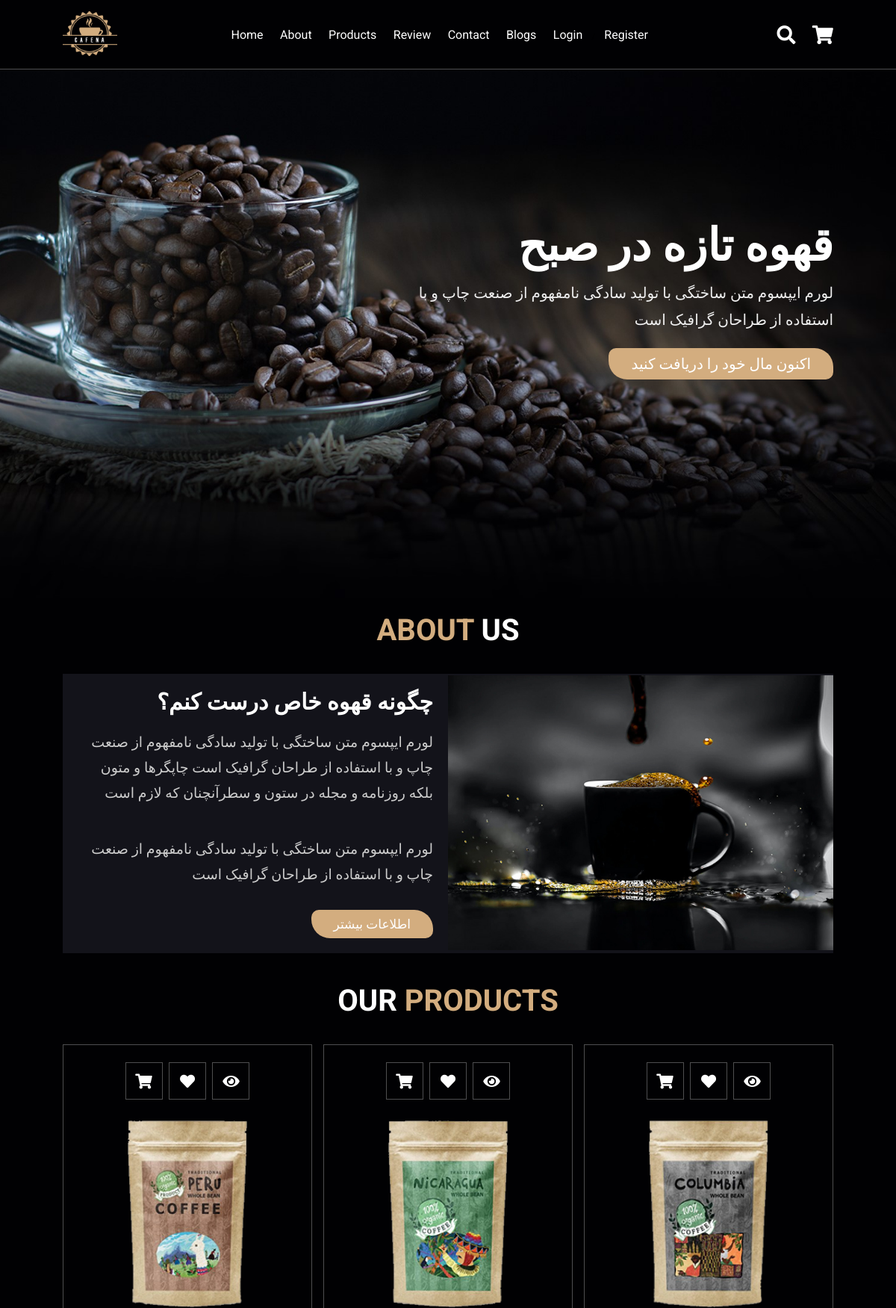
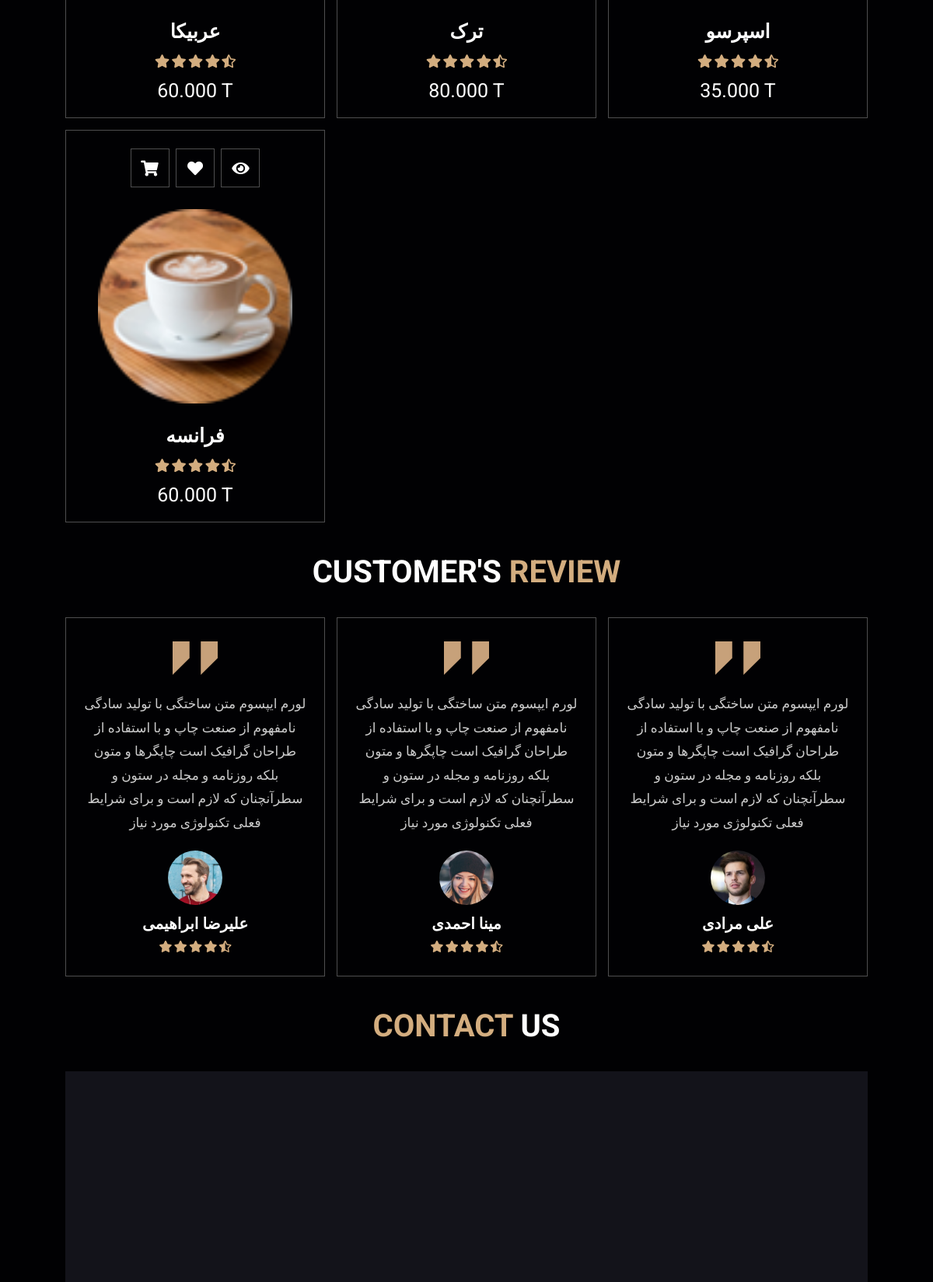
The page / (upper part) on the database its author committed (2 pictures, top to bottom).
### main/models.py (models this page shows, shortened)
class Product(models.Model):
    title = models.CharField(max_length=150)
    price = models.DecimalField(max_digits=10, decimal_places=3)
    image = models.ImageField(upload_to="images/")

### main/views.py (the view)
# urls.py: path('', include('main.urls')),
def main(request):
    if request.user.is_authenticated:
        customer = request.user
        order, created = Order.objects.get_or_create(
            customer=customer, complete=False)
        items = order.orderitem_set.all()
        cartItem = order.get_cart_items
    else:
        items = []
        order = {'get_cart_total': 0, 'get_cart_items': 0}
        cartItem = order['get_cart_items']
    products = Product.objects.all()
    return render(request, "main/index.html", {"products": products, 'cartItem': cartItem})

### main/templates/main/index.html (shortened to what this page needs)
{% load static %}
<!DOCTYPE html>
<html lang="en">
<head>
    <link rel="stylesheet" href="https://cdnjs.cloudflare.com/ajax/libs/font-awesome/5.15.4/css/all.min.css">
    <link rel="stylesheet" href="{% static 'styles/style.css' %}">
</head>
<body>
    {% include 'main/nav.html' %}
    <section class="home" id="home">
        <div class="content">
            <h3>قهوه تازه در صبح</h3>
            <p>لورم ایپسوم متن ساختگی با تولید سادگی نامفهوم از صنعت چاپ و با استفاده از طراحان گرافیک است</p>
            <a href="#" class="btn">اکنون مال خود را دریافت کنید</a>
        </div>
    </section>
    <section class="about" id="about">
        <h1 class="heading"> <span>about</span> us </h1>
        <div class="row">
            <div class="image">
                <img src="{% static 'images/about-img.jpeg' %}" alt="">
            </div>
            <div class="content">
                <h3>چگونه قهوه خاص درست کنم؟</h3>
                <p>لورم ایپسوم متن ساختگی با تولید سادگی نامفهوم از صنعت چاپ و با استفاده از طراحان گرافیک است چاپگرها و
                    متون بلکه روزنامه و مجله در ستون و سطرآنچنان که لازم است</p>
                <p>لورم ایپسوم متن ساختگی با تولید سادگی نامفهوم از صنعت چاپ و با استفاده از طراحان گرافیک است</p>
                <a href="#" class="btn">اطلاعات بیشتر</a>
            </div>
        </div>
    </section>
    <section class="products" id="products">
        <h1 class="heading"> our <span>products</span> </h1>
        <div class="box-container">
            {% for product in products %}
            <div class="box">
                <div class="icons">
                    <a href="#" data-product="{{ product.id }}" data-action="add"
                        class="fas fa-shopping-cart add-btn update-cart"></a>
                    <a href="#" class="fas fa-heart"></a>
                    <a href="#" class="fas fa-eye"></a>
                </div>
                <div class="image">
                    <img src="{{ product.image.url }}" alt="">
                </div>
                <div class="content">
                    <h3>{{ product.title }}</h3>
                    <div class="stars">
                        <i class="fas fa-star"></i>
                        <i class="fas fa-star"></i>
                        <i class="fas fa-star"></i>
                        <i class="fas fa-star"></i>
                        <i class="fas fa-star-half-alt"></i>
                    </div>
                    <div class="price">{{ product.price }} T</div>
                </div>
            </div>
            {% endfor %}
        </div>
    </section>
    <section class="review" id="review">
        <h1 class="heading"> customer's <span>review</span> </h1>
        <div class="box-container">
            <div class="box">
                <img src="{% static 'images/quote-img.png' %}" alt="" class="quote">
                <p>لورم ایپسوم متن ساختگی با تولید سادگی نامفهوم از صنعت چاپ و با استفاده از طراحان گرافیک است
                    چاپگرها و
                    متون بلکه روزنامه و مجله در ستون و سطرآنچنان که لازم است و برای شرایط فعلی تکنولوژی مورد نیاز
                </p>
                <img src="{% static 'images/pic-1.png' %}" class="user" alt="">
                <h3>علیرضا ابراهیمی</h3>
                <div class="stars">
                    <i class="fas fa-star"></i>
                    <i class="fas fa-star"></i>
                    <i class="fas fa-star"></i>
                    <i class="fas fa-star"></i>
                    <i class="fas fa-star-half-alt"></i>
                </div>
            </div>
            <div class="box">
                <img src="{% static 'images/quote-img.png' %}" alt="" class="quote">
                <p>لورم ایپسوم متن ساختگی با تولید سادگی نامفهوم از صنعت چاپ و با استفاده از طراحان گرافیک است
                    چاپگرها و
                    متون بلکه روزنامه و مجله در ستون و سطرآنچنان که لازم است و برای شرایط فعلی تکنولوژی مورد نیاز
                </p>
                <img src="{% static 'images/pic-2.png' %}" class="user" alt="">
                <h3>مینا احمدی</h3>
                <div class="stars">
                    <i class="fas fa-star"></i>
                    <i class="fas fa-star"></i>
                    <i class="fas fa-star"></i>
                    <i class="fas fa-star"></i>
                    <i class="fas fa-star-half-alt"></i>
                </div>
            </div>
            <div class="box">
                <img src="{% static 'images/quote-img.png' %}" alt="" class="quote">
                <p>لورم ایپسوم متن ساختگی با تولید سادگی نامفهوم از صنعت چاپ و با استفاده از طراحان گرافیک است
                    چاپگرها و
                    متون بلکه روزنامه و مجله در ستون و سطرآنچنان که لازم است و برای شرایط فعلی تکنولوژی مورد نیاز
                </p>
                <img src="{% static 'images/pic-3.png' %}" class="user" alt="">
                <h3>علی مرادی</h3>
                <div class="stars">
                    <i class="fas fa-star"></i>
                    <i class="fas fa-star"></i>
                    <i class="fas fa-star"></i>
                    <i class="fas fa-star"></i>
                    <i class="fas fa-star-half-alt"></i>
                </div>
            </div>
        </div>
    </section>
    <section class="contact" id="contact">
        <h1 class="heading"> <span>contact</span> us </h1>
        <div class="row">
            <iframe
                src="https://www.google.com/maps/embed?pb=!1m18!1m12!1m3!1d3234.9948107609557!2d51.62236331561469!3d35.824603029702175!2m3!1f0!2f0!3f0!3m2!1i1024!2i768!4f13.1!3m3!1m2!1s0x3f8e1937f99fe025%3A0x9d24fe1217b476e1!2sTehran%20Province%2C%20Lavasan%2C%205th%20Laleh%2C%20Iran!5e0!3m2!1sen!2sde!4v1643642377908!5m2!1sen!2sde"
                width="800" height="600" style="border:0;" allowfullscreen="" loading="lazy"></iframe>
        </div>
    </section>
</body>
</html>

### static/styles/style.css (style rules this page uses)
:root { --main-color: #d3ad7f; --black: #13131a; --bg: #010103; --border: 0.1rem solid rgba(255, 255, 255, 0.3); }
* { font-family: "Roboto", sans-serif; margin: 0; padding: 0; box-sizing: border-box; outline: none; border: none; text-decoration: none; text-transform: capitalize; transition: 0.2s linear; }
html { font-size: 62.5%; overflow-x: hidden; scroll-padding-top: 9rem; scroll-behavior: smooth; }
body { background: var(--bg); font-family: vazir; }
section { padding: 2rem 7%; }
.heading { text-align: center; color: #fff; text-transform: uppercase; padding-bottom: 3.5rem; font-size: 4rem; }
.heading span { color: var(--main-color); text-transform: uppercase; }
.btn { margin-top: 1rem; display: inline-block; padding: 0.9rem 3rem; font-size: 1.7rem; color: #fff; background: var(--main-color); cursor: pointer; }
.home { min-height: 100vh; display: flex; justify-content: right; align-items: center; background: url(../images/home-img.jpeg) no-repeat; background-size: cover; background-position: center; direction: rtl; }
.home .content { max-width: 60rem; }
.home .content h3 { font-size: 6rem; text-transform: uppercase; color: #fff; }
.home .content p { font-size: 2rem; font-weight: ligher; line-height: 1.8; padding: 1rem 0; color: #eee; }
.home .content .btn { font-size: 2rem; }
.about .row { display: flex; align-items: center; background: var(--black); flex-wrap: wrap; direction: rtl; }
.about .row .image { flex: 1 1 45rem; }
.about .row .image img { width: 100%; }
.about .row .content { flex: 1 1 45rem; padding: 2rem; }
.about .row .content h3 { font-size: 3rem; color: #fff; }
.about .row .content p { font-size: 1.9rem; color: #ccc; padding: 2rem 0; line-height: 1.8; }
.products .box-container { display: grid; grid-template-columns: repeat(auto-fit, minmax(30rem, 1fr)); gap: 1.5rem; }
.products .box-container .box { text-align: center; border: var(--border); padding: 2rem; }
.products .box-container .box .icons a { height: 5rem; width: 5rem; line-height: 5rem; font-size: 2rem; border: var(--border); color: #fff; margin: 0.3rem; }
.products .box-container .box .image { padding: 2.5rem 0; }
.products .box-container .box .image img { height: 25rem; }
.products .box-container .box .content h3 { color: #fff; font-size: 2.5rem; }
.products .box-container .box .content .stars { padding: 1.5rem; }
.products .box-container .box .content .stars i { font-size: 1.7rem; color: var(--main-color); }
.products .box-container .box .content .price { color: #fff; font-size: 2.5rem; }
.review .box-container { display: grid; grid-template-columns: repeat(auto-fit, minmax(30rem, 1fr)); gap: 1.5rem; }
.review .box-container .box { border: var(--border); text-align: center; padding: 3rem 2rem; }
.review .box-container .box p { font-size: 1.7rem; line-height: 1.8; color: #ccc; padding: 2rem 0; }
.review .box-container .box .user { height: 7rem; width: 7rem; border-radius: 50%; object-fit: cover; }
.review .box-container .box h3 { padding: 1rem 0; font-size: 2rem; color: #fff; }
.review .box-container .box .stars i { font-size: 1.5rem; color: var(--main-color); }
.contact .row { display: flex; background: var(--black); flex-wrap: wrap; gap: 1rem; }
.btn { transition: all 0.4s cubic-bezier(0.63, 0.28, 0.83, 0.67); border-radius: 10px 25px 10px 25px; }

### rows shown on the page
Product: image (picture), title "عربیکا", price "60.000"
Product: image (picture), title "ترک", price "80.000"
Product: image (picture), title "اسپرسو", price "35.000"
Product: image (picture), title "فرانسه", price "60.000"
